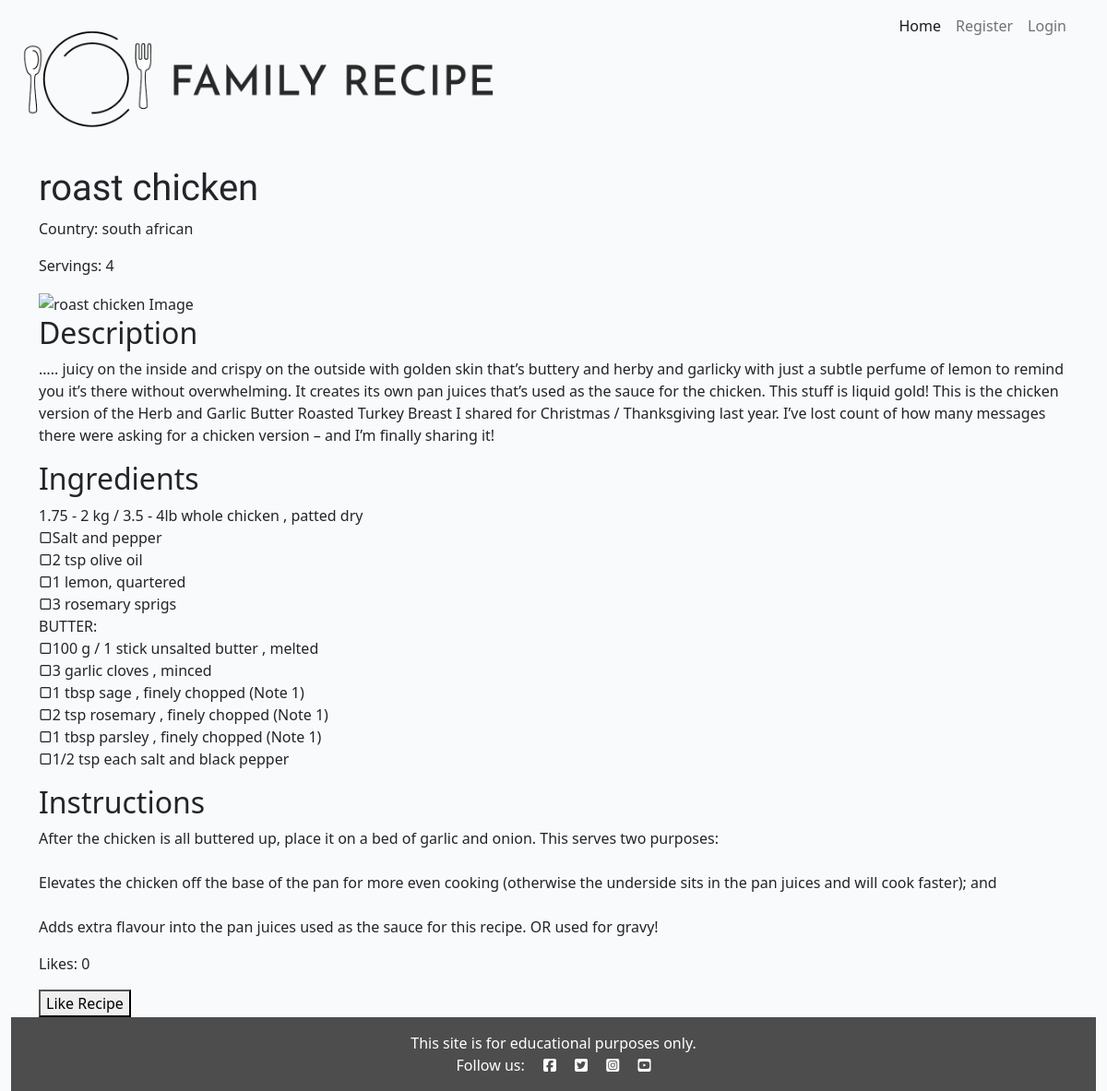
Page /recipe/1/ on the committed database.
### recipe/models.py (models this page shows, shortened)
class Recipe(models.Model):
    date = models.DateTimeField(auto_now_add=True)
    title = models.CharField(max_length=100)
    country = models.CharField(max_length=100)
    featured_image = CloudinaryField('image', default='placeholder')
    description = models.TextField()
    ingredients = models.TextField()
    instructions = models.TextField()
    servings = models.PositiveIntegerField(validators=[MaxValueValidator(20)])
    likes = models.ManyToManyField(User, related_name='recipe_likes', blank=True)
    class Meta:
        ordering = ["-date"]

### recipe/views.py (the view)
# urls.py: path('recipe/<int:pk>/', recipe_detail, name='recipe_detail')
def recipe_detail(request, pk):
    recipe = get_object_or_404(Recipe, pk=pk)
    return render(request, 'recipe_detail.html', {'recipe': recipe})

### templates/recipe_detail.html (shortened to what this page needs)
{% extends "base.html" %}
{% block content %}
<div class="container">
    <h1>{{ recipe.title }}</h1>
    <p>Country: {{ recipe.country }}</p>
    <p>Servings: {{ recipe.servings }}</p>
    <img src="{{ recipe.featured_image.url }}" alt="{{ recipe.title }} Image">
    <h2>Description</h2>
    <p>{{ recipe.description }}</p>
    <h2>Ingredients</h2>
    <p>{{ recipe.ingredients | linebreaksbr }}</p>
    <h2>Instructions</h2>
    <p>{{ recipe.instructions | linebreaksbr }}</p>
    <p>Likes: {{ recipe.likes.count }}</p>
    <form method="post" action="{% url 'like_recipe' pk=15 %}">
        <button type="submit">Like Recipe</button>
    </form>
</div>
{% endblock %}

### templates/base.html (shortened to what this page needs)
{% load static %}
<!DOCTYPE html>
<html class="h-100">
<head>
    {% load static %}
    <link href="https://cdn.jsdelivr.net/npm/bootstrap@5.0.1/dist/css/bootstrap.min.css" rel="stylesheet"
>
    <link rel="stylesheet" href="{% static 'css/style.css' %}">
</head>
<body class="d-flex flex-column h-100 main-bg">
    <div class="container-fluid">
        <div class="row">
            <div class="col-8">
                <div class="d-flex justify-content-start align-items-left logo"><a
                        href="{% url 'home' %}"><span>
                            <img src="{% static 'images/logo.png' %}" class="desktop logo" />
                        </span></a>
                          </div>
                </div>
            <div class="col-4 float-right">
                <nav class="navbar navbar-expand-lg navbar-light container-fluid">
                    <div class="collapse navbar-collapse" id="navbarText">
                        <ul class="navbar-nav ms-auto mb-2 mb-lg-0">
                            <li class="nav-item">
                                <a class="nav-link active" aria-current="page" href="{% url 'home' %}">Home</a>
                            </li>
                            {% if user.is_authenticated %}
                            <li class="nav-item">
                                <a class="nav-link" href="{% url 'logout' %}">Logout</a>
                            </li>
                            <li class="nav-item">
                                <a class="nav-link" href="{% url 'create_recipe' %}">Submit Recipe</a>
                            </li>
                            <li class="nav-item">
                                <a class="nav-link" href="{% url 'all_recipes' %}">View Recipes</a>
                            </li>
                            {% else %}
                            <li class="nav-item">
                                <a class="nav-link" href="{% url 'register' %}">Register</a>
                            </li>
                            <li class="nav-item">
                                <a class="nav-link" href="{% url 'login' %}">Login</a>
                            </li>
                            {% endif %}
                        </ul>
                    </div>
                </nav>
            </div></div>
            <main class="flex-shrink-0 main-bg">
                {% block content %}{% endblock content %}
            </main>
            <footer class="footer mt-auto py-3 dark-bg">
                <p class="m-0 text-center text-white">This site is for educational purposes only.</p>
                <p class="m-0 text-center text-white">Follow us: <i class="fab fa-facebook-square ms-3"></i>
                    <i class="fab fa-twitter-square ms-3"></i>
                    <i class="fab fa-instagram-square ms-3"></i>
                    <i class="fab fa-youtube-square ms-3"></i></p>
            </footer>
        </div>
</body>
</html>

### static/css/style.css (style rules this page uses)
body { background-color: #F9FAFC; width: 100%; align-self: center; }
h1 { font-family: 'Josefin Sans', sans-serif; }
.dark-bg { background-color: #4d4d4d; }
.logo { display: block; max-height: 180px; max-width: fit-content; }

### rows in the picture
Recipe: title "roast chicken", country "south african", servings "4", description "….. juicy on the inside and crispy on the outside with golden skin that’s buttery and herby and garlicky with just a subtle perfume of lemon to remind you it’s there without overwhelming. It creates its own pan juices that’s used as the sauce for the chicken. This stuff is liquid gold! This is the chicken version of the Herb and Garlic Butter Roasted Turkey Breast I shared for Christmas / Thanksgiving last year. I’ve lost count of how many messages there were asking for a chicken version – and I’m finally sharing it!", ingredients "1.75 - 2 kg / 3.5 - 4lb whole chicken , patted dry ▢Salt and pepper ▢2 tsp olive oil ▢1 lemon, quartered ▢3 rosemary sprigs BUTTER: ▢100 g / 1 stick unsalted butter , melted ▢3 garlic cloves , minced ▢1 tbsp sage , finely chopped (Note 1) ▢2 tsp rosemary , finely chopped (Note 1) ▢1 tbsp parsley , finely chopped (Note 1) ▢1/2 tsp each salt and black pepper", instructions "After the chicken is all buttered up, place it on a bed of garlic and onion. This serves two purposes: Elevates the chicken off the base of the pan for more even cooking (otherwise the underside sits in the pan juices and will cook faster); and Adds extra flavour into the pan juices used as the sauce for this recipe. OR used for gravy!", likes.count "0"
